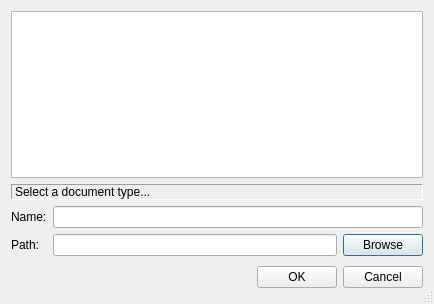
<?xml version="1.0" encoding="UTF-8"?>
<ui version="4.0">
 <class>NewDocumentDialog</class>
 <widget class="QDialog" name="NewDocumentDialog">
  <property name="windowModality">
   <enum>Qt::ApplicationModal</enum>
  </property>
  <property name="geometry">
   <rect>
    <x>0</x>
    <y>0</y>
    <width>434</width>
    <height>304</height>
   </rect>
  </property>
  <property name="windowTitle">
   <string>New Document</string>
  </property>
  <property name="windowIcon">
   <iconset resource="../resource/breezEd.qrc">
    <normaloff>:/breezEd/icons/file/new</normaloff>:/breezEd/icons/file/new</iconset>
  </property>
  <property name="sizeGripEnabled">
   <bool>true</bool>
  </property>
  <property name="modal">
   <bool>true</bool>
  </property>
  <layout class="QVBoxLayout" name="verticalLayout">
   <item>
    <widget class="QListWidget" name="typeList">
     <property name="dragDropMode">
      <enum>QAbstractItemView::NoDragDrop</enum>
     </property>
     <property name="movement">
      <enum>QListView::Static</enum>
     </property>
     <property name="spacing">
      <number>9</number>
     </property>
     <property name="viewMode">
      <enum>QListView::IconMode</enum>
     </property>
     <property name="uniformItemSizes">
      <bool>true</bool>
     </property>
     <property name="sortingEnabled">
      <bool>true</bool>
     </property>
    </widget>
   </item>
   <item>
    <widget class="QLabel" name="descLabel">
     <property name="frameShape">
      <enum>QFrame::Panel</enum>
     </property>
     <property name="frameShadow">
      <enum>QFrame::Sunken</enum>
     </property>
     <property name="text">
      <string>Select a document type...</string>
     </property>
    </widget>
   </item>
   <item>
    <layout class="QFormLayout" name="formLayout">
     <item row="0" column="0">
      <widget class="QLabel" name="nameLabel">
       <property name="text">
        <string>Name:</string>
       </property>
      </widget>
     </item>
     <item row="0" column="1">
      <widget class="QLineEdit" name="nameEdit"/>
     </item>
     <item row="1" column="0">
      <widget class="QLabel" name="pathLabel">
       <property name="text">
        <string>Path:</string>
       </property>
      </widget>
     </item>
     <item row="1" column="1">
      <layout class="QHBoxLayout" name="pathLayout">
       <item>
        <widget class="QLineEdit" name="pathEdit"/>
       </item>
       <item>
        <widget class="QPushButton" name="pathBrowseButton">
         <property name="text">
          <string>Browse</string>
         </property>
        </widget>
       </item>
      </layout>
     </item>
    </layout>
   </item>
   <item>
    <layout class="QHBoxLayout">
     <property name="spacing">
      <number>6</number>
     </property>
     <property name="margin">
      <number>0</number>
     </property>
     <item>
      <spacer>
       <property name="orientation">
        <enum>Qt::Horizontal</enum>
       </property>
       <property name="sizeHint" stdset="0">
        <size>
         <width>131</width>
         <height>31</height>
        </size>
       </property>
      </spacer>
     </item>
     <item>
      <widget class="QPushButton" name="okButton">
       <property name="text">
        <string>OK</string>
       </property>
      </widget>
     </item>
     <item>
      <widget class="QPushButton" name="cancelButton">
       <property name="text">
        <string>Cancel</string>
       </property>
      </widget>
     </item>
    </layout>
   </item>
  </layout>
 </widget>
 <resources>
  <include location="../resource/breezEd.qrc"/>
 </resources>
 <connections>
  <connection>
   <sender>okButton</sender>
   <signal>clicked()</signal>
   <receiver>NewDocumentDialog</receiver>
   <slot>accept()</slot>
   <hints>
    <hint type="sourcelabel">
     <x>278</x>
     <y>253</y>
    </hint>
    <hint type="destinationlabel">
     <x>96</x>
     <y>254</y>
    </hint>
   </hints>
  </connection>
  <connection>
   <sender>cancelButton</sender>
   <signal>clicked()</signal>
   <receiver>NewDocumentDialog</receiver>
   <slot>reject()</slot>
   <hints>
    <hint type="sourcelabel">
     <x>369</x>
     <y>253</y>
    </hint>
    <hint type="destinationlabel">
     <x>179</x>
     <y>282</y>
    </hint>
   </hints>
  </connection>
  <connection>
   <sender>pathBrowseButton</sender>
   <signal>clicked()</signal>
   <receiver>NewDocumentDialog</receiver>
   <slot>browseForPath()</slot>
   <hints>
    <hint type="sourcelabel">
     <x>385</x>
     <y>242</y>
    </hint>
    <hint type="destinationlabel">
     <x>216</x>
     <y>151</y>
    </hint>
   </hints>
  </connection>
  <connection>
   <sender>typeList</sender>
   <signal>itemSelectionChanged()</signal>
   <receiver>NewDocumentDialog</receiver>
   <slot>typeSelectionChanged()</slot>
   <hints>
    <hint type="sourcelabel">
     <x>216</x>
     <y>92</y>
    </hint>
    <hint type="destinationlabel">
     <x>216</x>
     <y>151</y>
    </hint>
   </hints>
  </connection>
 </connections>
 <slots>
  <slot>browseForPath()</slot>
  <slot>typeSelectionChanged()</slot>
 </slots>
</ui>
